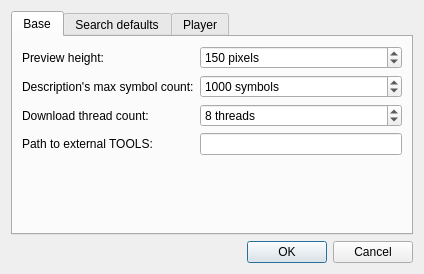
<?xml version="1.0" encoding="UTF-8"?>
<ui version="4.0">
 <class>SettingsDialog</class>
 <widget class="QDialog" name="SettingsDialog">
  <property name="geometry">
   <rect>
    <x>0</x>
    <y>0</y>
    <width>424</width>
    <height>274</height>
   </rect>
  </property>
  <property name="windowTitle">
   <string>Default settings</string>
  </property>
  <property name="windowIcon">
   <iconset resource="youtubeviewer.qrc">
    <normaloff>:/images/res/configure.png</normaloff>:/images/res/configure.png</iconset>
  </property>
  <layout class="QVBoxLayout" name="verticalLayout_4">
   <item>
    <widget class="QTabWidget" name="tabWidget">
     <property name="currentIndex">
      <number>0</number>
     </property>
     <widget class="QWidget" name="baseTab">
      <attribute name="title">
       <string>Base</string>
      </attribute>
      <layout class="QVBoxLayout" name="verticalLayout">
       <item>
        <layout class="QGridLayout" name="gridLayout">
         <item row="0" column="0">
          <widget class="QLabel" name="label">
           <property name="text">
            <string>Preview height:</string>
           </property>
          </widget>
         </item>
         <item row="0" column="1">
          <widget class="QSpinBox" name="previewHeightSpin">
           <property name="suffix">
            <string> pixels</string>
           </property>
           <property name="minimum">
            <number>100</number>
           </property>
           <property name="maximum">
            <number>500</number>
           </property>
           <property name="value">
            <number>150</number>
           </property>
          </widget>
         </item>
         <item row="1" column="0">
          <widget class="QLabel" name="label_3">
           <property name="text">
            <string>Description's max symbol count:</string>
           </property>
          </widget>
         </item>
         <item row="1" column="1">
          <widget class="QSpinBox" name="symMaxCountSpin">
           <property name="suffix">
            <string> symbols</string>
           </property>
           <property name="maximum">
            <number>10000</number>
           </property>
           <property name="value">
            <number>1000</number>
           </property>
          </widget>
         </item>
         <item row="2" column="0">
          <widget class="QLabel" name="label_2">
           <property name="text">
            <string>Download thread count:</string>
           </property>
          </widget>
         </item>
         <item row="2" column="1">
          <widget class="QSpinBox" name="threadsSpin">
           <property name="suffix">
            <string> threads</string>
           </property>
           <property name="minimum">
            <number>1</number>
           </property>
           <property name="value">
            <number>8</number>
           </property>
          </widget>
         </item>
         <item row="3" column="0">
          <widget class="QLabel" name="label_9">
           <property name="text">
            <string>Path to external TOOLS:</string>
           </property>
          </widget>
         </item>
         <item row="3" column="1">
          <widget class="QLineEdit" name="toolsLine"/>
         </item>
        </layout>
       </item>
       <item>
        <spacer name="verticalSpacer">
         <property name="orientation">
          <enum>Qt::Vertical</enum>
         </property>
         <property name="sizeHint" stdset="0">
          <size>
           <width>20</width>
           <height>24</height>
          </size>
         </property>
        </spacer>
       </item>
      </layout>
     </widget>
     <widget class="QWidget" name="searchTab">
      <attribute name="title">
       <string>Search defaults</string>
      </attribute>
      <layout class="QVBoxLayout" name="verticalLayout_2">
       <item>
        <layout class="QGridLayout" name="gridLayout_2">
         <item row="0" column="0">
          <widget class="QLabel" name="label_5">
           <property name="text">
            <string>Category:</string>
           </property>
          </widget>
         </item>
         <item row="0" column="1">
          <widget class="QComboBox" name="categoryCombo">
           <property name="currentIndex">
            <number>0</number>
           </property>
           <item>
            <property name="text">
             <string/>
            </property>
           </item>
          </widget>
         </item>
         <item row="1" column="0">
          <widget class="QLabel" name="label_6">
           <property name="text">
            <string>Author:</string>
           </property>
          </widget>
         </item>
         <item row="1" column="1">
          <widget class="FancyLineEdit" name="authorEdit"/>
         </item>
         <item row="2" column="0">
          <widget class="QLabel" name="label_7">
           <property name="text">
            <string>Order by:</string>
           </property>
          </widget>
         </item>
         <item row="2" column="1">
          <widget class="QComboBox" name="orderbyCombo"/>
         </item>
         <item row="3" column="0">
          <widget class="QLabel" name="label_8">
           <property name="text">
            <string>Time:</string>
           </property>
          </widget>
         </item>
         <item row="3" column="1">
          <layout class="QHBoxLayout" name="horizontalLayout">
           <item>
            <widget class="QComboBox" name="timeCombo"/>
           </item>
           <item>
            <widget class="QDateTimeEdit" name="timeEdit">
             <property name="dateTime">
              <datetime>
               <hour>0</hour>
               <minute>0</minute>
               <second>0</second>
               <year>2000</year>
               <month>1</month>
               <day>1</day>
              </datetime>
             </property>
             <property name="displayFormat">
              <string>dd.MM.yy H:mm:ss</string>
             </property>
             <property name="calendarPopup">
              <bool>true</bool>
             </property>
            </widget>
           </item>
          </layout>
         </item>
        </layout>
       </item>
       <item>
        <spacer name="verticalSpacer_2">
         <property name="orientation">
          <enum>Qt::Vertical</enum>
         </property>
         <property name="sizeHint" stdset="0">
          <size>
           <width>20</width>
           <height>22</height>
          </size>
         </property>
        </spacer>
       </item>
      </layout>
     </widget>
     <widget class="QWidget" name="playerTab">
      <attribute name="title">
       <string>Player</string>
      </attribute>
      <layout class="QVBoxLayout" name="verticalLayout_3">
       <item>
        <layout class="QGridLayout" name="gridLayout_3">
         <item row="0" column="0">
          <widget class="QLabel" name="label_4">
           <property name="text">
            <string>Player:</string>
           </property>
          </widget>
         </item>
         <item row="0" column="1">
          <widget class="QComboBox" name="playerCombo">
           <property name="currentIndex">
            <number>0</number>
           </property>
           <item>
            <property name="text">
             <string>Ask</string>
            </property>
           </item>
          </widget>
         </item>
         <item row="1" column="0">
          <widget class="QLabel" name="label_10">
           <property name="text">
            <string>Preferred size:</string>
           </property>
          </widget>
         </item>
         <item row="1" column="1">
          <widget class="QComboBox" name="sizeCombo"/>
         </item>
         <item row="2" column="0">
          <widget class="QLabel" name="label_11">
           <property name="text">
            <string>Prefered codec:</string>
           </property>
          </widget>
         </item>
         <item row="2" column="1">
          <widget class="QComboBox" name="codecCombo"/>
         </item>
        </layout>
       </item>
       <item>
        <widget class="QCheckBox" name="fullscreenCheck">
         <property name="text">
          <string>Open in fullscreen</string>
         </property>
        </widget>
       </item>
       <item>
        <widget class="QCheckBox" name="subtitlesCheck">
         <property name="text">
          <string>Enable downloading subtitles</string>
         </property>
        </widget>
       </item>
       <item>
        <spacer name="verticalSpacer_3">
         <property name="orientation">
          <enum>Qt::Vertical</enum>
         </property>
         <property name="sizeHint" stdset="0">
          <size>
           <width>20</width>
           <height>26</height>
          </size>
         </property>
        </spacer>
       </item>
      </layout>
     </widget>
    </widget>
   </item>
   <item>
    <widget class="QDialogButtonBox" name="buttonBox">
     <property name="layoutDirection">
      <enum>Qt::LeftToRight</enum>
     </property>
     <property name="standardButtons">
      <set>QDialogButtonBox::Cancel|QDialogButtonBox::Ok</set>
     </property>
     <property name="centerButtons">
      <bool>false</bool>
     </property>
    </widget>
   </item>
  </layout>
 </widget>
 <customwidgets>
  <customwidget>
   <class>FancyLineEdit</class>
   <extends>QLineEdit</extends>
   <header>fancylineedit.h</header>
  </customwidget>
 </customwidgets>
 <resources>
  <include location="youtubeviewer.qrc"/>
 </resources>
 <connections/>
</ui>
